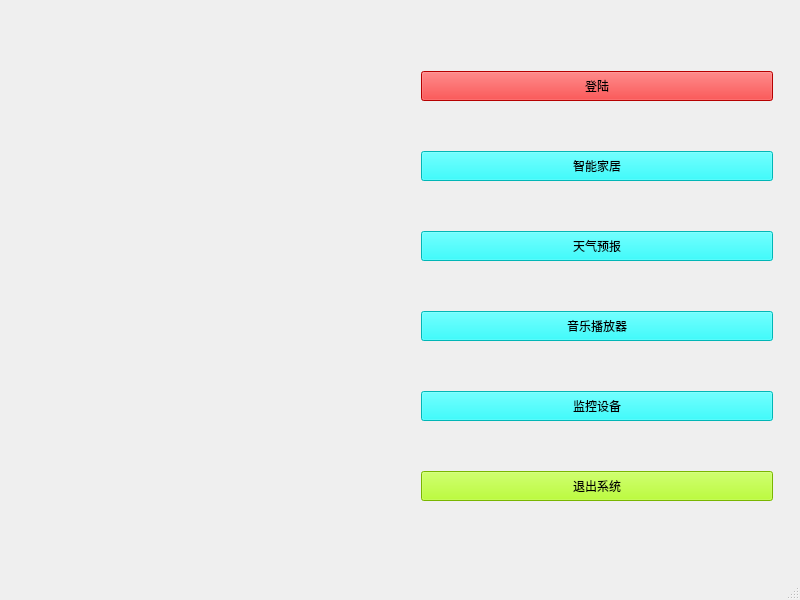
<?xml version="1.0" encoding="UTF-8"?>
<ui version="4.0">
 <class>MainWindow</class>
 <widget class="QMainWindow" name="MainWindow">
  <property name="geometry">
   <rect>
    <x>0</x>
    <y>0</y>
    <width>800</width>
    <height>600</height>
   </rect>
  </property>
  <property name="windowTitle">
   <string>MainWindow</string>
  </property>
  <widget class="QWidget" name="centralwidget">
   <layout class="QHBoxLayout" name="horizontalLayout">
    <item>
     <widget class="QWidget" name="widget_3" native="true">
      <layout class="QVBoxLayout" name="verticalLayout_5">
       <item>
        <widget class="QWidget" name="widget_5" native="true">
         <layout class="QVBoxLayout" name="verticalLayout_4">
          <item>
           <widget class="QLabel" name="label_picture">
            <property name="text">
             <string/>
            </property>
           </widget>
          </item>
         </layout>
        </widget>
       </item>
      </layout>
     </widget>
    </item>
    <item>
     <widget class="QWidget" name="widget" native="true">
      <layout class="QVBoxLayout" name="verticalLayout">
       <item>
        <widget class="QWidget" name="widget_2" native="true">
         <layout class="QVBoxLayout" name="verticalLayout_3">
          <item>
           <widget class="QPushButton" name="btn_loginIn">
            <property name="minimumSize">
             <size>
              <width>0</width>
              <height>30</height>
             </size>
            </property>
            <property name="styleSheet">
             <string notr="true">background-color: rgb(255, 0, 0);</string>
            </property>
            <property name="text">
             <string>登陆</string>
            </property>
           </widget>
          </item>
          <item>
           <widget class="QPushButton" name="btn_smarthome">
            <property name="minimumSize">
             <size>
              <width>0</width>
              <height>30</height>
             </size>
            </property>
            <property name="styleSheet">
             <string notr="true">background-color: rgb(0, 255, 255);</string>
            </property>
            <property name="text">
             <string>智能家居</string>
            </property>
           </widget>
          </item>
          <item>
           <widget class="QPushButton" name="btn_forecast">
            <property name="minimumSize">
             <size>
              <width>0</width>
              <height>30</height>
             </size>
            </property>
            <property name="styleSheet">
             <string notr="true">background-color: rgb(0, 255, 255);</string>
            </property>
            <property name="text">
             <string>天气预报</string>
            </property>
           </widget>
          </item>
          <item>
           <widget class="QPushButton" name="btn_player">
            <property name="minimumSize">
             <size>
              <width>0</width>
              <height>30</height>
             </size>
            </property>
            <property name="styleSheet">
             <string notr="true">background-color: rgb(0, 255, 255);
</string>
            </property>
            <property name="text">
             <string>音乐播放器</string>
            </property>
           </widget>
          </item>
          <item>
           <widget class="QPushButton" name="btn_camera">
            <property name="minimumSize">
             <size>
              <width>0</width>
              <height>30</height>
             </size>
            </property>
            <property name="styleSheet">
             <string notr="true">background-color: rgb(0, 255, 255);</string>
            </property>
            <property name="text">
             <string>监控设备</string>
            </property>
           </widget>
          </item>
          <item>
           <widget class="QPushButton" name="btn_quit">
            <property name="minimumSize">
             <size>
              <width>0</width>
              <height>30</height>
             </size>
            </property>
            <property name="styleSheet">
             <string notr="true">background-color: rgb(170, 255, 0);</string>
            </property>
            <property name="text">
             <string>退出系统</string>
            </property>
           </widget>
          </item>
         </layout>
        </widget>
       </item>
      </layout>
     </widget>
    </item>
   </layout>
  </widget>
  <widget class="QMenuBar" name="menubar">
   <property name="geometry">
    <rect>
     <x>0</x>
     <y>0</y>
     <width>800</width>
     <height>21</height>
    </rect>
   </property>
  </widget>
  <widget class="QStatusBar" name="statusbar"/>
 </widget>
 <resources/>
 <connections/>
</ui>
